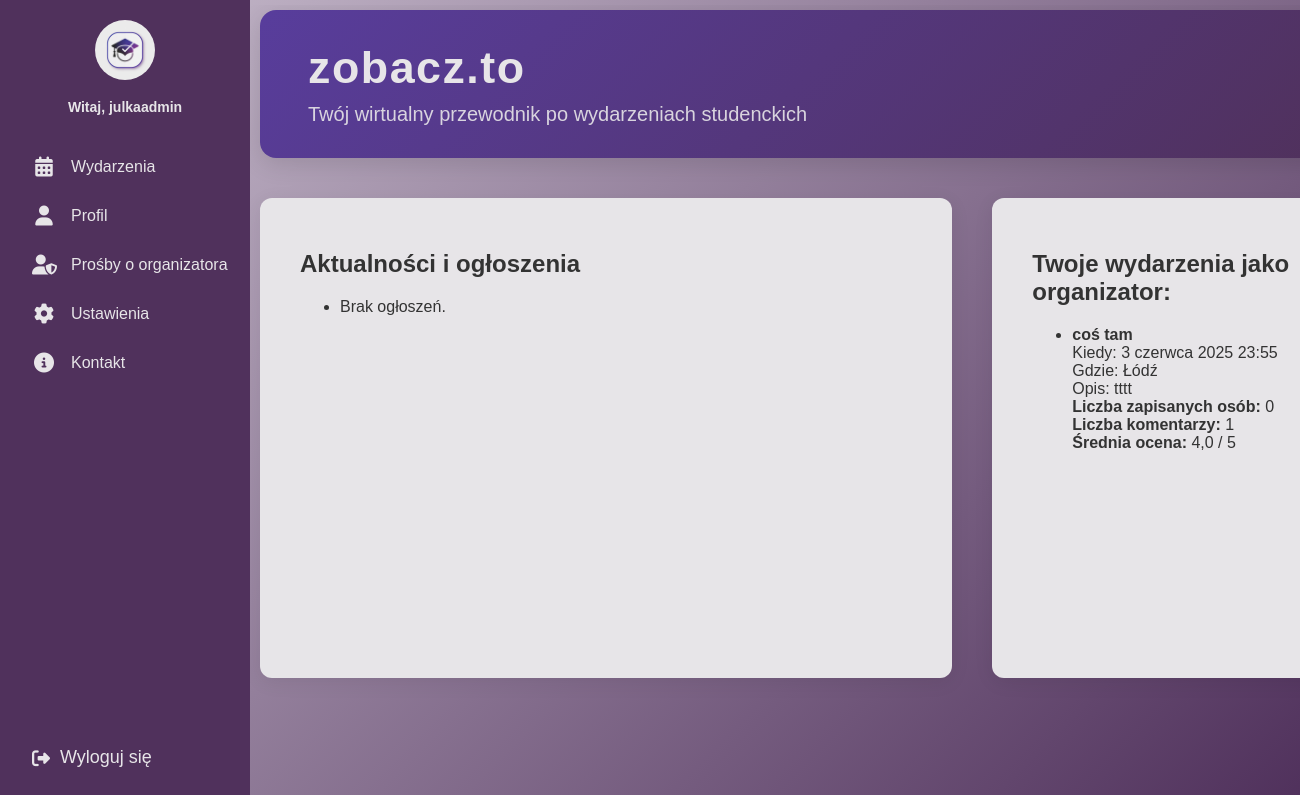
Screenshot of / (signed in) with the database file from the repository.
### events/models.py (models this page shows, shortened)
class Event(models.Model):
    title = models.CharField("Tytuł", max_length=200)
    description = models.TextField("Opis wydarzenia")
    date = models.DateTimeField("Data")
    location = models.CharField("Lokalizacja", max_length=200)
    created_by = models.ForeignKey(User, on_delete=models.CASCADE, related_name="created_events")

### events/views.py (the view)
# urls.py: 2. Add a URL to urlpatterns:  path('', views.home, name='home')
@login_required
def home(request):
    if request.user.groups.filter(name='student').exists():
        enrolled_events = Event.objects.filter(eventenrollment__user=request.user).order_by('date')
        return render(request, 'home.html', {
            'enrolled_events': enrolled_events,
            'is_student': True
        })
    elif request.user.groups.filter(name='organizer').exists():
        events = Event.objects.filter(created_by=request.user)
        event_stats = []
        for event in events:
            enrollment_count = EventEnrollment.objects.filter(event=event).count()
            comment_count = EventComment.objects.filter(event=event).count()
            avg_rating = EventComment.objects.filter(event=event).aggregate(avg=Avg('rating'))['avg']
            event_stats.append({
                'event': event,
                'enrollment_count': enrollment_count,
                'comment_count': comment_count,
                'avg_rating': round(avg_rating or 0, 2)
            })
        return render(request, 'home.html', {
            'event_stats': event_stats,
            'is_organizer': True
        })
    else:
        return render(request, 'home.html', {})

### templates/home.html (shortened to what this page needs)
{% extends "base.html" %}
{% load static %}
{% block content %}
<div class="main-content">
  <div class="home-header">
    <h1>zobacz.to</h1>
    <p>Twój wirtualny przewodnik po wydarzeniach studenckich</p>
  </div>
  <div class="home-flex">
    <div class="home-left">
      <h2>Aktualności i ogłoszenia</h2>
      <ul>
        <li>Brak ogłoszeń.</li>
      </ul>
    </div>
    <div class="home-right">
      {% if is_student %}
        <h2>Twoje zapisane wydarzenia:</h2>
        {% if enrolled_events %}
          <ul>
            {% for event in enrolled_events %}
              <li>
                <strong>{{ event.title }}</strong><br>
                Kiedy: {{ event.date }}<br>
                Gdzie: {{ event.location }}<br>
              </li>
            {% endfor %}
          </ul>
        {% else %}
          <p>Nie zapisałeś się na żadne wydarzenia.</p>
        {% endif %}
      {% elif is_organizer %}
        <h2>Twoje wydarzenia jako organizator:</h2>
        {% if event_stats %}
          <ul>
            {% for stat in event_stats %}
              <li>
                <strong>{{ stat.event.title }}</strong><br>
                Kiedy: {{ stat.event.date }}<br>
                Gdzie: {{ stat.event.location }}<br>
                Opis: {{ stat.event.description }}<br>
                <strong>Liczba zapisanych osób:</strong> {{ stat.enrollment_count }}<br>
                <strong>Liczba komentarzy:</strong> {{ stat.comment_count }}<br>
                <strong>Średnia ocena:</strong> {{ stat.avg_rating }} / 5
              </li>
            {% endfor %}
          </ul>
        {% else %}
          <p>Nie stworzyłeś jeszcze żadnych wydarzeń.</p>
        {% endif %}
      {% endif %}
    </div>
  </div>
</div>
{% endblock %}

### templates/base.html (shortened to what this page needs)
{% load static %}
<!DOCTYPE html>
<html>
<head>
  <link rel="stylesheet" href="https://cdnjs.cloudflare.com/ajax/libs/font-awesome/6.4.0/css/all.min.css">
  <link rel="stylesheet" href="{% static 'css/home.css' %}">
</head>
<body>
<div class="sidebar">
  <div class="top">
    <div class="logo">
      <a href="{% url 'home' %}">
        <img src="{% static 'images/logo.jpeg' %}" alt="Logo">
      </a>
      {% if user.is_authenticated %}
        <span class="username">Witaj, {{ user.username }}</span>
      {% endif %}
    </div>
    <div class="menu">
      <a href="{% url 'events_list' %}">
        <i class="fas fa-calendar-alt"></i>
        <span class="label">Wydarzenia</span>
      </a>
      <a href="#">
        <i class="fas fa-user"></i>
        <span class="label">Profil</span>
      </a>
      {% if user.is_authenticated %}
        {% for group in user.groups.all %}
          {% if group.name == "admin" %}
            <a href="/accounts/organizer-requests">
              <i class="fas fa-user-shield"></i>
              <span class="label">Prośby o organizatora</span>
            </a>
          {% endif %}
        {% endfor %}
      {% endif %}
      <a href="#">
        <i class="fas fa-cog"></i>
        <span class="label">Ustawienia</span>
      </a>
      <a href="#">
        <i class="fas fa-info-circle"></i>
        <span class="label">Kontakt</span>
      </a>
    </div>
  </div>
  <div class="bottom">
    <form action="{% url 'logout' %}" method="post">
      <button type="submit">
        <i class="fas fa-sign-out-alt"></i>
        <span class="logout-label">Wyloguj się</span>
      </button>
    </form>
  </div>
</div>
  <main>
    <div class="main-content">
    {% block content %}
    {% endblock content %}
  </main>
</body>
</html>

### static/css/home.css (style rules this page uses)
:root { --light-purple: #CABFCF; --dark-purple: #50315C; --medium-purple: #583D9C; --white: #E7E5E8; --blue-purple: #4941A1; }
body { margin: 0; font-family: 'Arial', sans-serif; background: linear-gradient(135deg, var(--light-purple), var(--dark-purple)); display: flex; height: 100vh; overflow: hidden; }
.sidebar { background-color: var(--dark-purple); width: 250px; overflow: hidden; display: flex; flex-direction: column; justify-content: space-between; color: var(--white); height: 100vh; position: fixed; left: 0; top: 0; z-index: 10; }
.sidebar .username, .menu .label, .sidebar .logout-label { display: block !important; }
.sidebar .top, .sidebar .bottom { padding: 20px; }
.sidebar .logo { display: flex; flex-direction: column; align-items: center; }
.sidebar .logo img { width: 60px; height: 60px; border-radius: 50%; margin-bottom: 10px; transition: width 0.3s ease, height 0.3s ease; }
.sidebar .username { font-weight: 600; font-size: 14px; text-align: left; margin-top: 5px; }
.menu { margin-top: 30px; }
.menu a { display: flex; align-items: center; gap: 15px; color: var(--white); text-decoration: none; padding: 12px; border-radius: 8px; transition: background 0.2s; white-space: nowrap; margin-bottom: 5px; }
.menu .label { font-size: 16px; }
.sidebar .menu i { font-size: 20px; min-width: 24px; text-align: center; }
.sidebar .bottom form { margin: 0; }
.sidebar .bottom button { background: none; border: none; color: var(--white); font-size: 18px; cursor: pointer; display: flex; align-items: center; gap: 10px; padding: 12px; width: 100%; text-align: left; border-radius: 8px; transition: background 0.2s; }
.main-content { flex: 1; min-height: 100vh; width: 100vw; max-width: 91%; box-sizing: border-box; padding-left: 40px; padding-top: 5px; margin-left: 90px; transition: margin-left 0.4s ease; overflow-y: auto; color: #333; }
.home-flex { min-height: 60vh; width: 100%; max-width: 100%; box-sizing: border-box; display: flex; gap: 40px; align-items: stretch; }
.home-left { flex: 7 1 0; background: var(--white); min-width: 0; border-radius: 12px; padding: 32px 40px; box-shadow: 0 4px 20px rgba(0,0,0,0.07); overflow-x: auto; }
.home-right { flex: 3 1 0; background: var(--white); min-width: 0; border-radius: 12px; padding: 32px 40px; box-shadow: 0 4px 20px rgba(0,0,0,0.07); overflow-x: auto; }
.home-header { background: linear-gradient(135deg, var(--medium-purple), var(--dark-purple)); border-radius: 16px; padding: 32px 48px; color: var(--white); box-shadow: 0 6px 24px rgba(0,0,0,0.12); margin-bottom: 40px; }
.home-header h1 { font-size: 2.8rem; margin: 0 0 10px; letter-spacing: 1.5px; }
.home-header p { font-size: 1.25rem; margin: 0; opacity: 0.9; }

### rows the page displays
Event: event "coś tam", event "3 czerwca 2025 23:55", event.location "Łódź", event.description "tttt", enrollment_count "0", comment_count "1", avg_rating "4,0"

### other values shown
{{ user.username }} "julkaadmin"
